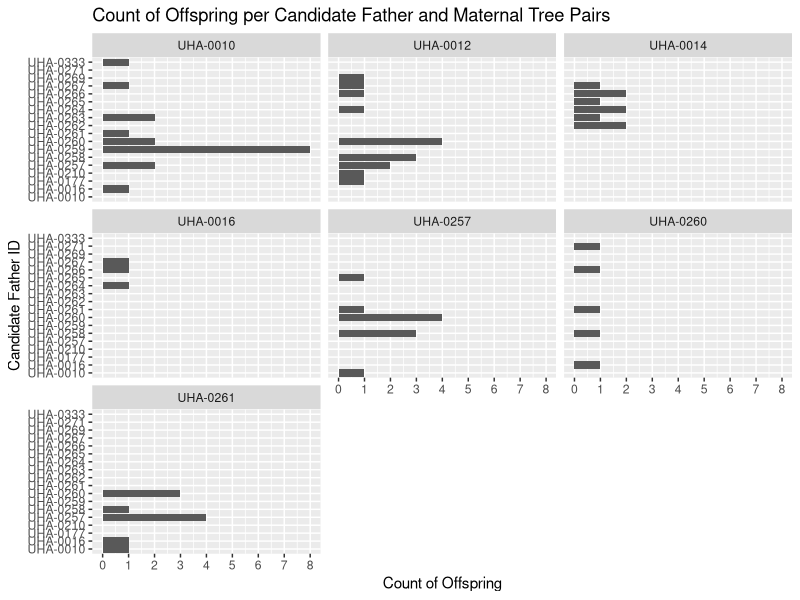
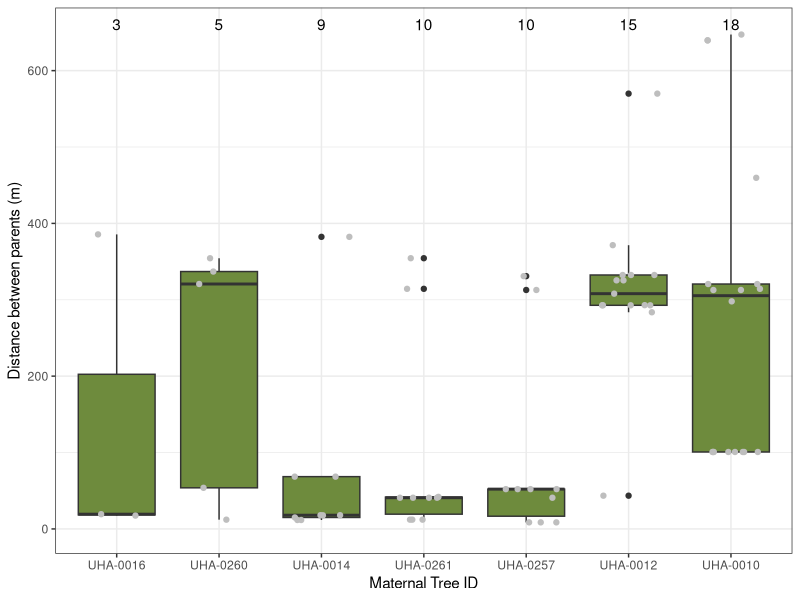
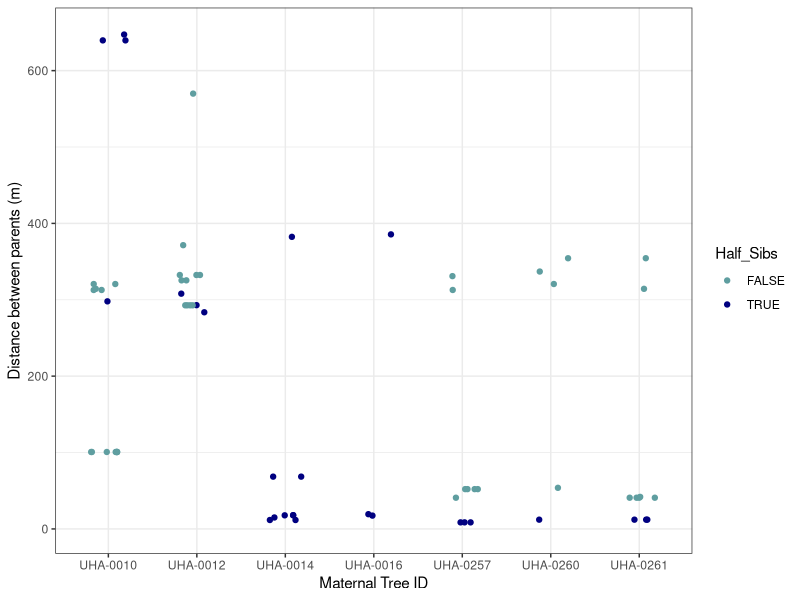

Recreate these plots in R, in order.
###This script creates barplots of the plots presented in the manuscript
##This code was developed and tested by Mikaely Evans in 2023 


#####################
#     Libraries     #
#####################

library(tidyverse)
library(ggplot2)

###########################
#     Load Data Files     #
###########################

#load full parentage file
full_parentage <- read_csv("Data_Files/CSV_Files/UHA_full_parentage.csv")

###########################
#     Visualizations      #
###########################

#plot bar graphs of the offspring count for each mother and which individual is the father
full_parentage %>%
  drop_na(`Candidate_father_ID`) %>%
  ggplot() +
  geom_bar(aes(y = `Candidate_father_ID`)) +
  facet_wrap(~`Mother_ID`) + 
  scale_x_continuous(n.breaks = 9) +
  labs(title = "Count of Offspring per Candidate Father and Maternal Tree Pairs", 
       y = "Candidate Father ID", x = "Count of Offspring")


mf_boxplot <- full_parentage %>%
  group_by(c(`Mother_ID`)) %>% # Grouped by mother ID for analysis across maternal tree
  filter(!is.na(`Candidate_father_ID`)) %>%
  ggplot(aes(x = fct_rev(fct_infreq(`Mother_ID`)), y = distance_between_parents)) +  #This is making me think that I actually grouped it by count of occurrences lowest to highest instead of highest average distance between parents. As we discussed with Sean, the order is not that important.
  expand_limits(y = c(0, 650)) +  # set limits for graph
  #theme_minimal() +  # set theme
  theme_bw() +  # set theme
  geom_boxplot(fill="darkolivegreen4") +
  geom_jitter(color = "grey", fill = "black", width = 0.3) +
  geom_text(data = . %>% count(`Mother_ID`), aes(label = n, y = 645), vjust = -0.5) + 
  xlab("Maternal Tree ID") + ylab("Distance between parents (m)")

#boxplot of the mothers and fathers 
png("Results/mothers_fathers.png", res = 600,
    width = 3500, height = 3500)

mf_boxplot

dev.off()

#graph of half-sibling matings group by maternal ID
png("Results/half_sibs_jitter.png", res = 600,
    width = 4000, height = 3500)
full_parentage %>%
  group_by(`Half Siblings`) %>%  # group by half siblings to compare the status
  filter(!is.na(`Candidate_father_ID`)) %>%
  filter(!is.na(`Half_Sibs`)) %>%
  ggplot(aes(x = Mother_ID, y = distance_between_parents, color = Half_Sibs)) +  
  geom_jitter(width = 0.2) +
  expand_limits(y = c(0, 650)) +  # set limits for graph
  scale_color_manual(values = c("cadetblue", "navy")) +
  xlab("Maternal Tree ID") + ylab("Distance between parents (m)") +
  theme_bw()
dev.off()

##

